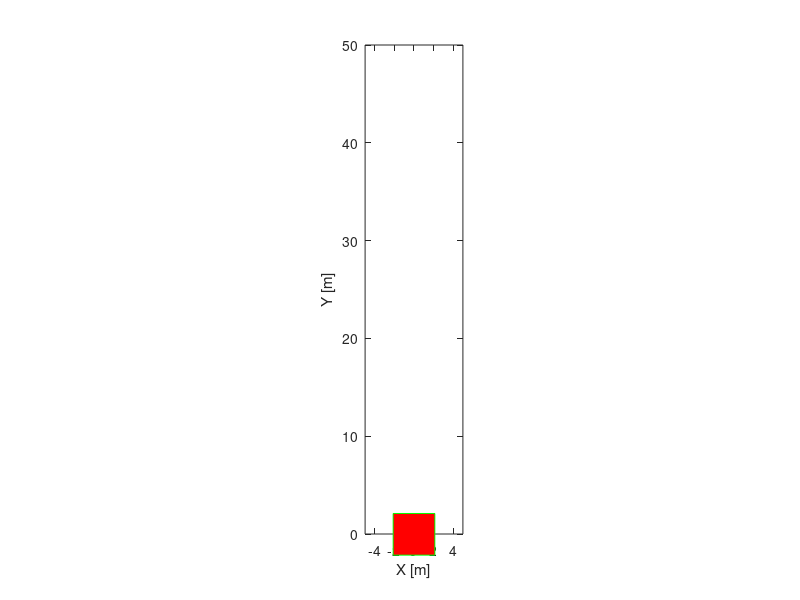
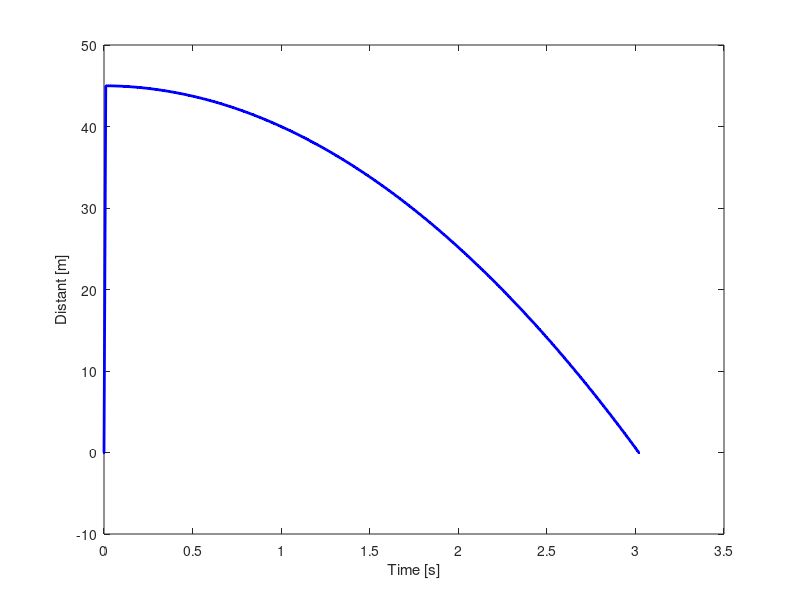
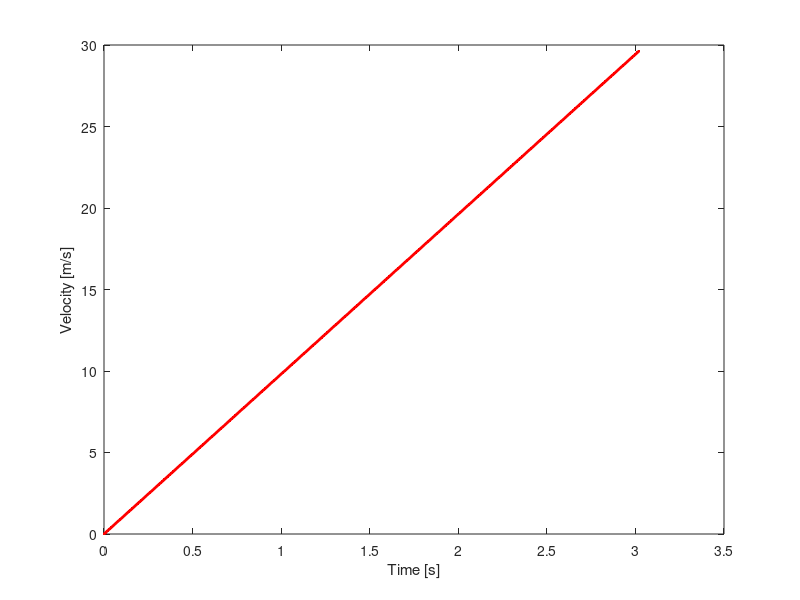
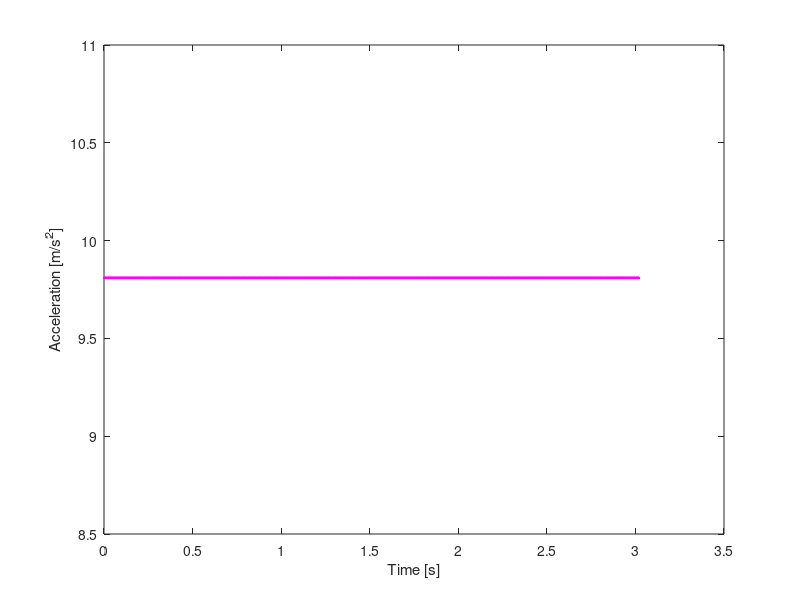

MATLAB code for these plots, in order:
function free_falling

% Author: Bao Vu
% Student ID: e1800948
% School: Vamk

clc
close all
clear all

g = 9.81; %gravitational acceleration

%% INPUT DATA
y = 45; % Original altitude

x = 0;
v = 0;
t = 0;
dt = 0.01; %time interval
s = 0;

t_array = t;
s_array = s;
v_array = v;
a_array = g;

%% FIGURES
fig_object = figure('name','Falling Object','numbertitle','off');
set(fig_object,'Units','normalized','position',[0 0.1 0.2 0.78]);
graph_object = plot(x,y,'gs','MarkerSize',30,'markerfacecolor','r'); %create object size of 20 with green border and red face 

xlabel('X [m]');
ylabel('Y [m]');

axis equal
axis([-5 5 0 50]);

%Distant
fig_distant = figure('name','Distant','numbertitle','off');
set(fig_distant,'Units','normalized','position',[0.6 0.3 0.3 0.35]); %set the nozrmalized unit (min is 0 ans max is 1)
graph_distant = plot(t_array,s_array,'b','linewidth',2);

xlabel('Time [s]');
ylabel('Distant [m]');

%Velocity
fig_velocity = figure('name','Velocity','numbertitle','off');
set(fig_velocity,'Units','normalized','position',[0.22 0.55 0.3 0.35]);
graph_velocity = plot(t_array,v_array,'r','linewidth',2);

xlabel('Time [s]');
ylabel('Velocity [m/s]');

%Acceleration
fig_acceleration = figure('name','Acceleration','numbertitle','off');
set(fig_acceleration,'Units','normalized','position',[0.22 0.1 0.3 0.35]);
graph_acceleration = plot(t_array,a_array,'m','linewidth',2);

xlabel('Time [s]');
ylabel('Acceleration [m/s^2]');

%% CALCULATION
    while y>0
    t = t+dt;
    t_array = [t_array t];
    
    %a = -g because the object go down
    a = -g;
    v = v+a*dt;
    y = y+v*dt+0.5*a*dt.^2;

    s_array = [s_array y];
    %Use abs function for v and a since these value cannot be minus
    v_array = [v_array abs(v)]; 
    a_array = [a_array abs(a)]; %a is constant

    set(graph_object,'xdata',x,'ydata',y);
    
    set(graph_distant,'xdata',t_array,'ydata',s_array);
    
    set(graph_velocity,'xdata',t_array,'ydata',v_array);
    
    set(graph_acceleration,'xdata',t_array,'ydata',a_array);
    pause(0.03);
    end
end
